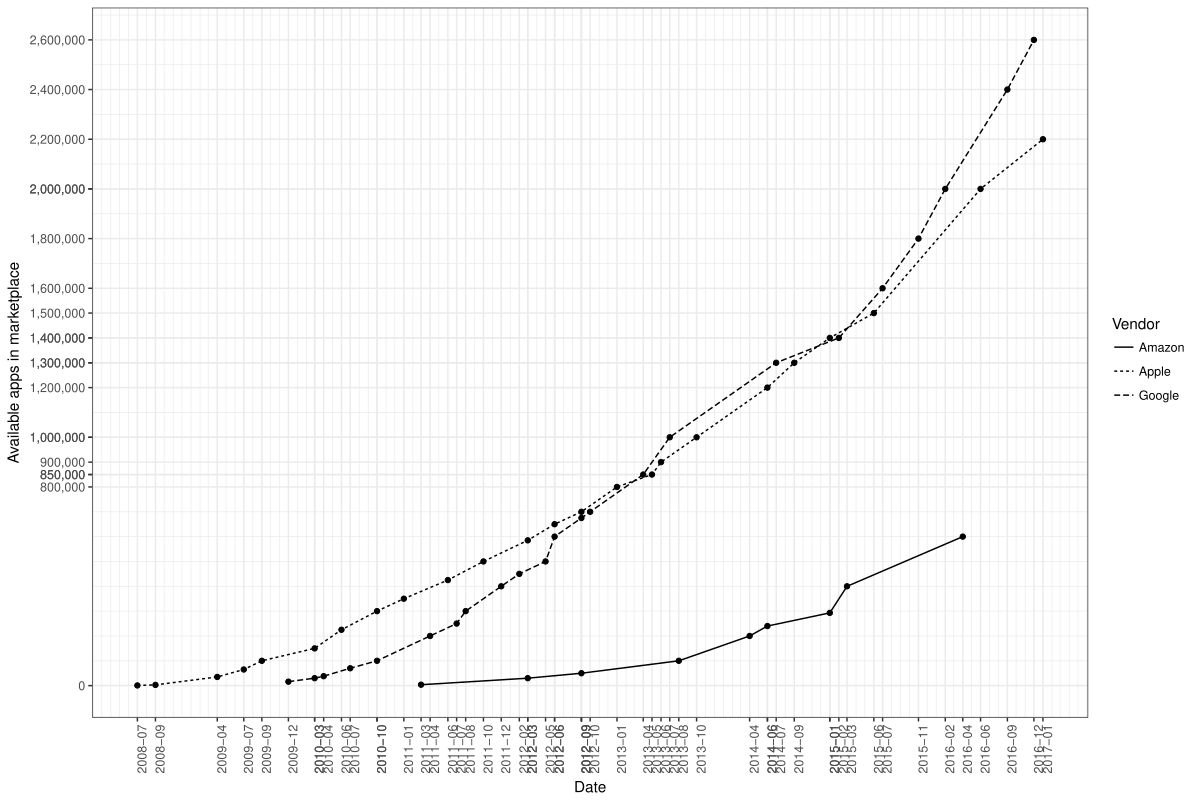

Generate this figure with R:
require('ggplot2')
require('scales')

data <- read.csv('app-store-apps', header=TRUE, comment.char="#", strip.white=TRUE)
data$date <- as.Date(data$date)

p <- ggplot(data, aes(x=date, y=apps, group=Vendor)) + theme_bw()
p <- p + scale_x_date("Date", date_minor_break="1 month", breaks=data$date, date_labels="%Y-%m") + theme(axis.text.x = element_text(angle=90, hjust=1))
p <- p + scale_y_continuous("Available apps in marketplace", breaks=c(c(0), data[data$apps > 7e5,]$apps), minor_breaks=seq(0,3e06,1e5), labels=comma)
p <- p + geom_line(aes(linetype=Vendor))
p <- p + geom_point()

ggsave("app-store-apps.pdf", width=12, height=8)

summary(data)
